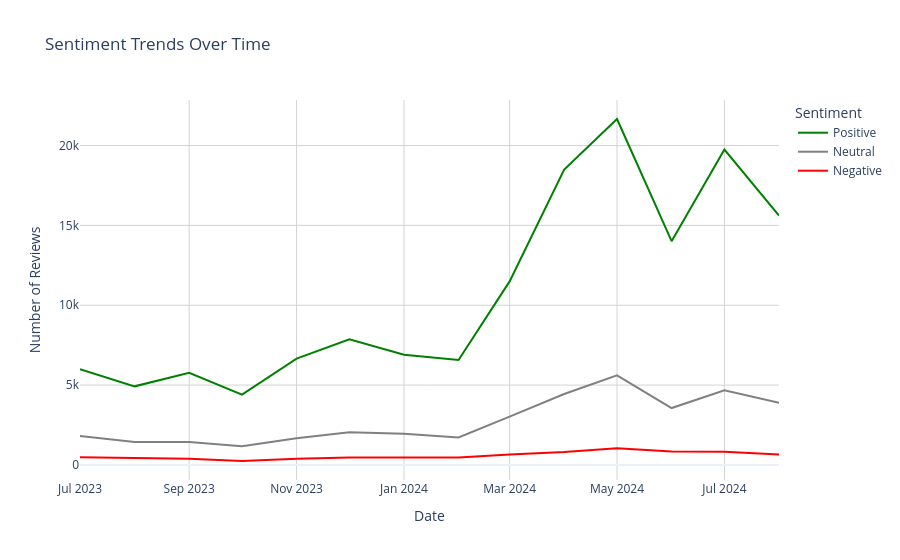

The notebook cell this image was saved under:
### Code cell
# convert 'Review Date' to datetime format
df['Review Date'] = pd.to_datetime(df['Review Date'])

# aggregate sentiment counts by date
sentiment_over_time = df.groupby([df['Review Date'].dt.to_period('M'), 'Sentiment']).size().unstack(fill_value=0)

# convert the period back to datetime for plotting
sentiment_over_time.index = sentiment_over_time.index.to_timestamp()

fig = go.Figure()

fig.add_trace(go.Scatter(x=sentiment_over_time.index, y=sentiment_over_time['Positive'],
                         mode='lines', name='Positive', line=dict(color='green')))
fig.add_trace(go.Scatter(x=sentiment_over_time.index, y=sentiment_over_time['Neutral'],
                         mode='lines', name='Neutral', line=dict(color='gray')))
fig.add_trace(go.Scatter(x=sentiment_over_time.index, y=sentiment_over_time['Negative'],
                         mode='lines', name='Negative', line=dict(color='red')))

fig.update_layout(
    title='Sentiment Trends Over Time',
    xaxis_title='Date',
    yaxis_title='Number of Reviews',
    plot_bgcolor='white',  
    paper_bgcolor='white',  
    legend_title_text='Sentiment',
    xaxis=dict(showgrid=True, gridcolor='lightgray'), 
    yaxis=dict(showgrid=True, gridcolor='lightgray')
)

fig.show()

### Figure 1 — Plotly figure (JSON) as saved in the notebook; plotly's stock layout.template omitted (floating-point values rounded to 4 significant figures)
{"data": [{"line": {"color": "green"}, "mode": "lines", "name": "Positive", "type": "scatter", "x": ["2023-07-01T00:00:00.000000000", "2023-08-01T00:00:00.000000000", "2023-09-01T00:00:00.000000000", "2023-10-01T00:00:00.000000000", "2023-11-01T00:00:00.000000000", "2023-12-01T00:00:00.000000000", "2024-01-01T00:00:00.000000000", "2024-02-01T00:00:00.000000000", "2024-03-01T00:00:00.000000000", "2024-04-01T00:00:00.000000000", "2024-05-01T00:00:00.000000000", "2024-06-01T00:00:00.000000000", "2024-07-01T00:00:00.000000000", "2024-08-01T00:00:00.000000000"], "y": [5994, 4922, 5771, 4408, 6658, 7866, 6904, 6573, 11494, 18491, 21663, 14014, 19750, 15614]}, {"line": {"color": "gray"}, "mode": "lines", "name": "Neutral", "type": "scatter", "x": ["2023-07-01T00:00:00.000000000", "2023-08-01T00:00:00.000000000", "2023-09-01T00:00:00.000000000", "2023-10-01T00:00:00.000000000", "2023-11-01T00:00:00.000000000", "2023-12-01T00:00:00.000000000", "2024-01-01T00:00:00.000000000", "2024-02-01T00:00:00.000000000", "2024-03-01T00:00:00.000000000", "2024-04-01T00:00:00.000000000", "2024-05-01T00:00:00.000000000", "2024-06-01T00:00:00.000000000", "2024-07-01T00:00:00.000000000", "2024-08-01T00:00:00.000000000"], "y": [1809, 1439, 1433, 1169, 1667, 2048, 1952, 1716, 3022, 4445, 5614, 3562, 4682, 3892]}, {"line": {"color": "red"}, "mode": "lines", "name": "Negative", "type": "scatter", "x": ["2023-07-01T00:00:00.000000000", "2023-08-01T00:00:00.000000000", "2023-09-01T00:00:00.000000000", "2023-10-01T00:00:00.000000000", "2023-11-01T00:00:00.000000000", "2023-12-01T00:00:00.000000000", "2024-01-01T00:00:00.000000000", "2024-02-01T00:00:00.000000000", "2024-03-01T00:00:00.000000000", "2024-04-01T00:00:00.000000000", "2024-05-01T00:00:00.000000000", "2024-06-01T00:00:00.000000000", "2024-07-01T00:00:00.000000000", "2024-08-01T00:00:00.000000000"], "y": [480, 440, 389, 247, 394, 461, 457, 459, 659, 803, 1048, 835, 827, 656]}], "layout": {"autosize": true, "legend": {"title": {"text": "Sentiment"}}, "paper_bgcolor": "white", "plot_bgcolor": "white", "title": {"text": "Sentiment Trends Over Time"}, "xaxis": {"autorange": true, "gridcolor": "lightgray", "range": ["2023-07-01", "2024-08-01"], "showgrid": true, "title": {"text": "Date"}, "type": "date"}, "yaxis": {"autorange": true, "gridcolor": "lightgray", "range": [-942.8, 22850.0], "showgrid": true, "title": {"text": "Number of Reviews"}, "type": "linear"}}}
